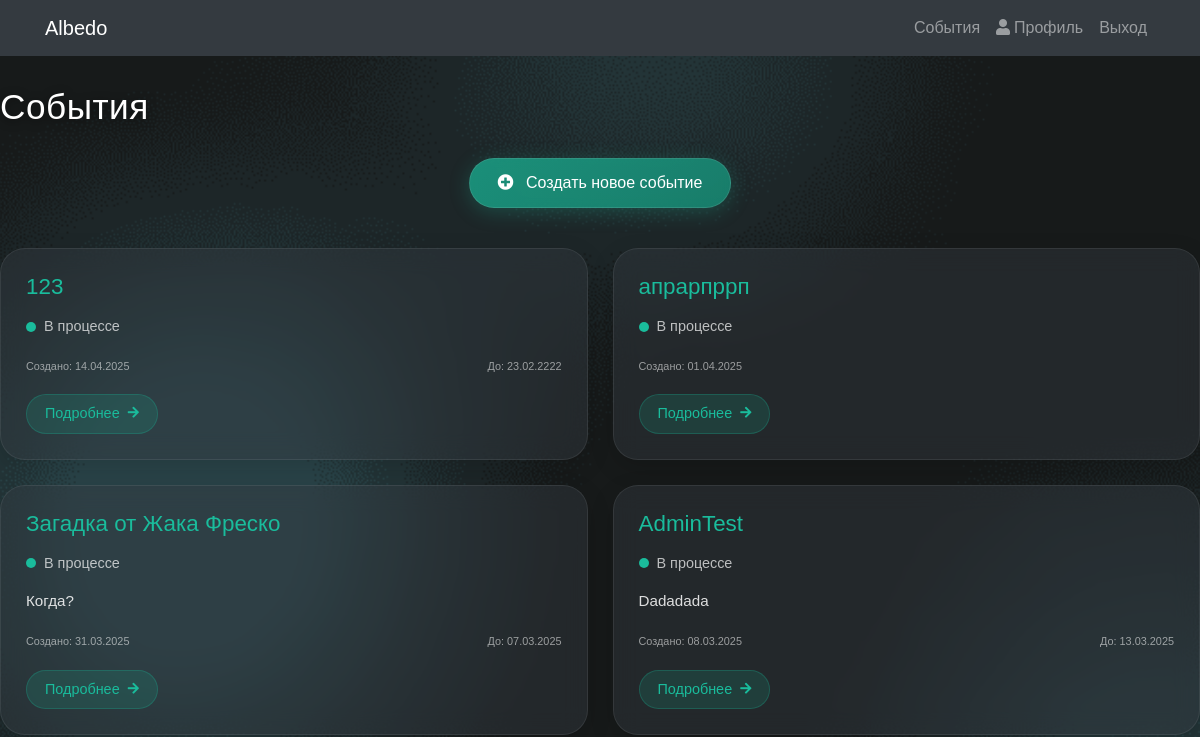
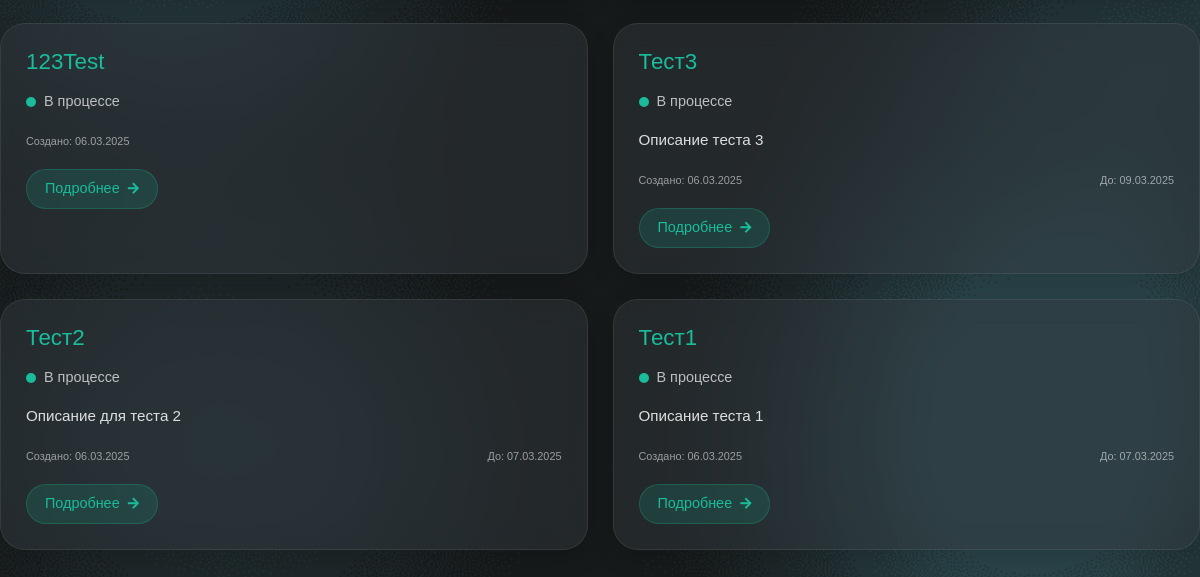
Page /events/ (signed in) on the earlier database version (2 pictures, top to bottom).
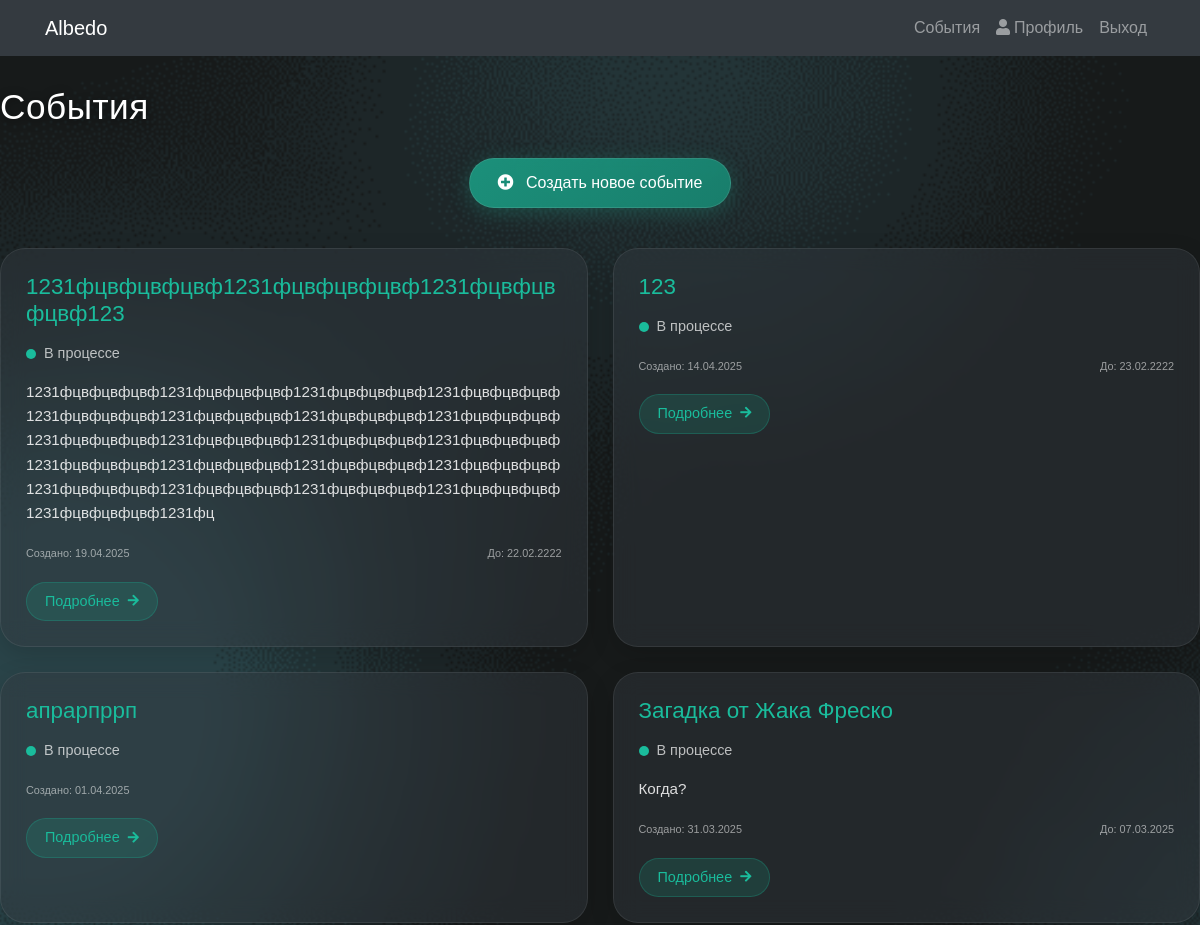
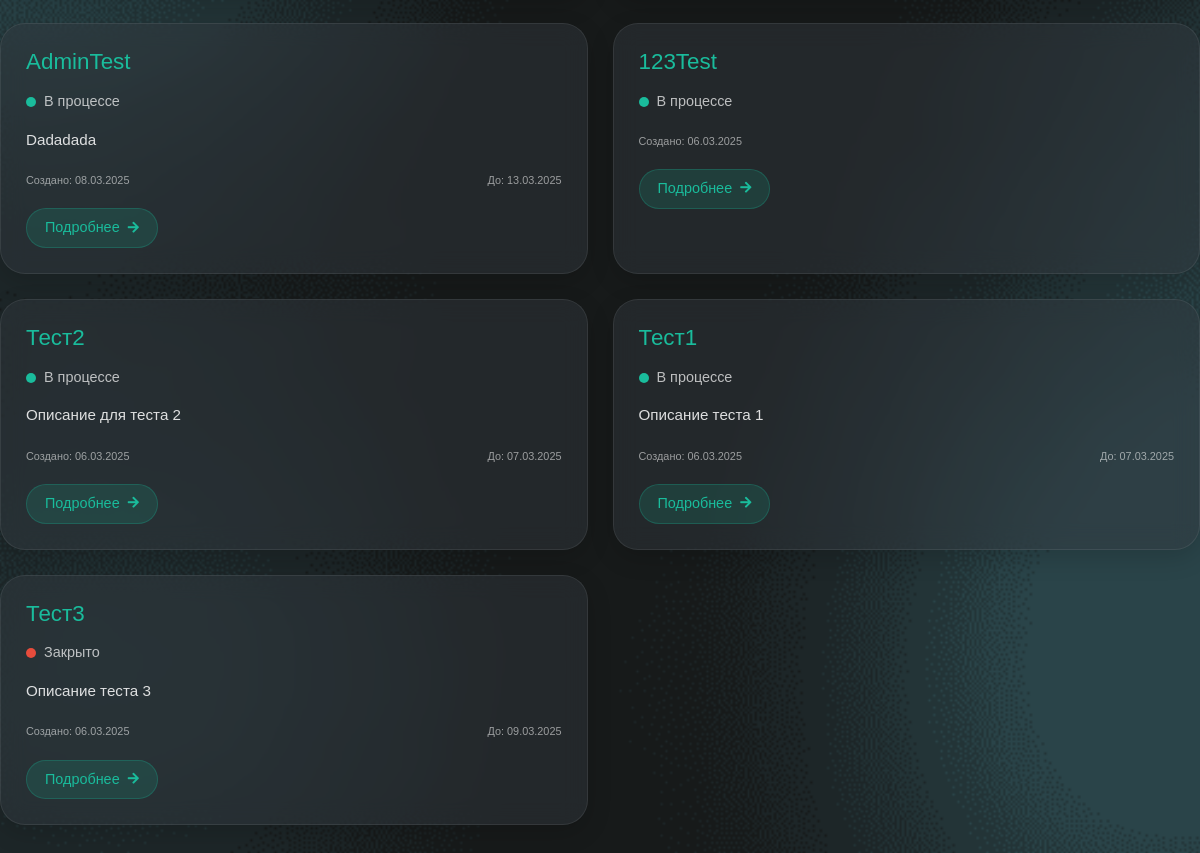
Same page on the later database version (2 pictures, top to bottom).
### albedo/models.py (models this page shows, shortened)
class Event(models.Model):
    STATUS_CHOICES = (
        ('in_progress', 'В процессе'),
        ('closed', 'Закрыто'),
    )
    title = models.CharField(max_length=28, verbose_name="Заголовок")
    description = models.TextField(blank=True, max_length=300, verbose_name="Описание")
    created_at = models.DateTimeField(auto_now_add=True, verbose_name="Дата создания")
    status = models.CharField(
        max_length=11,
        choices=STATUS_CHOICES,
        default='in_progress',
        verbose_name="Статус"
    )
    limit_date = models.DateTimeField(null=True, blank=True, verbose_name="Срок сдачи")
    user = models.ForeignKey(
        User,
        on_delete=models.CASCADE,
        related_name='events',
        verbose_name="Пользователь"
    )
    file = models.ForeignKey(
        File,
        on_delete=models.SET_NULL,
        null=True,
        blank=True,
        related_name='events',
        verbose_name="Файл"
    )
    class Meta:
        verbose_name = "Событие"
        verbose_name_plural = "События"

### albedo/views.py (the view)
# urls.py: path('events/', views.event_list, name='event_list'),
@login_required
def event_list(request):
    events = Event.objects.filter(user__active=True).order_by('-status', '-created_at')
    return render(request, 'albedo/event_list.html', {'events': events})

### albedo/templates/albedo/event_list.html (shortened to what this page needs)
{% extends 'albedo/base.html' %}
{% load static %}
{% block content %}
<div style="padding-top: 30px;">
    <div style="max-width: 1200px; margin: 0 auto 30px auto; display: flex; justify-content: space-between; align-items: center;">
        <h1 style="color: white; font-size: 2.2rem; margin: 0; text-shadow: 0 2px 10px rgba(0,0,0,0.5); font-weight: 300; letter-spacing: 0.5px;">События</h1>
    </div>
    <div style="text-align: center; margin-bottom: 40px;">
        {% if user.is_authenticated and user.active %}
            <a href="{% url 'create_event' %}" style="display: inline-block; background: linear-gradient(135deg, rgba(26, 188, 156, 0.7), rgba(22, 160, 133, 0.7)); color: white; padding: 12px 28px; border-radius: 25px; text-decoration: none; font-size: 1rem; font-weight: 400; transition: all 0.3s ease; box-shadow: 0 4px 20px rgba(26, 188, 156, 0.25); backdrop-filter: blur(5px); border: 1px solid rgba(255,255,255,0.1);">
                <i class="fas fa-plus-circle" style="margin-right: 8px;"></i> Создать новое событие
            </a>
        {% endif %}
    </div>
    <div style="display: grid; grid-template-columns: repeat(auto-fill, minmax(450px, 1fr)); gap: 25px; max-width: 1200px; margin: 0 auto;">
        {% for event in events %}
        <div style="background-color: rgba(52, 58, 64, 0.45); border-radius: 25px; padding: 25px; backdrop-filter: blur(12px); border: 1px solid rgba(255,255,255,0.08); box-shadow: 0 8px 25px rgba(0,0,0,0.15); transition: transform 0.3s ease, box-shadow 0.3s ease;">
            <h3 style="color: #1ABC9C; margin-top: 0; margin-bottom: 15px; font-size: 1.4rem; font-weight: 400; word-break: break-word;">
                {{ event.title }}
            </h3>
            <div style="display: flex; align-items: center; margin-bottom: 15px;">
                <span style="display: inline-block; width: 10px; height: 10px; border-radius: 50%; background-color: {% if event.status == 'in_progress' %}#1ABC9C{% else %}#E74C3C{% endif %}; margin-right: 8px;"></span>
                <p style="color: rgba(255,255,255,0.7); margin: 0; font-size: 0.9rem;">
                    {{ event.get_status_display }}
                </p>
            </div>
            <p style="color: rgba(255,255,255,0.85); margin-bottom: 20px; line-height: 1.6; font-size: 0.95rem; word-break: break-word; overflow-wrap: break-word;">
                {{ event.description|truncatewords:30 }}
            </p>
            <div style="display: flex; justify-content: space-between; margin-bottom: 20px; font-size: 0.85rem;">
                <small style="color: rgba(255,255,255,0.55);">Создано: {{ event.created_at|date:"d.m.Y" }}</small>
                {% if event.limit_date %}
                <small style="color: rgba(255,255,255,0.55);">До: {{ event.limit_date|date:"d.m.Y" }}</small>
                {% endif %}
            </div>
            <a href="{% url 'event_detail' event.id %}" style="display: inline-flex; align-items: center; background-color: rgba(26, 188, 156, 0.15); color: #1ABC9C; padding: 8px 18px; border-radius: 20px; text-decoration: none; border: 1px solid rgba(26, 188, 156, 0.25); transition: all 0.3s ease; font-size: 0.9rem;">
                Подробнее <i class="fas fa-arrow-right" style="margin-left: 8px; font-size: 0.8rem;"></i>
            </a>
        </div>
        {% endfor %}
    </div>
</div>
<link href="https://cdnjs.cloudflare.com/ajax/libs/font-awesome/5.15.4/css/all.min.css" rel="stylesheet">
{% endblock %}

Differences in the rows shown:
added Event: title "1231фцвфцвфцвф1231фцвфцвфцвф1231фцвфцвфцвф123", status "В процессе", description "1231фцвфцвфцвф1231фцвфцвфцвф1231фцвфцвфцвф1231фцвфцвфцвф1231фцвфцвфцвф1231фцвфцвфцвф1231фцвфцвфцвф1231фцвфцвфцвф1231фцвфцвфцвф1231фцвфцвфцвф1231фцвфцвфцвф1231фцвфцвфцвф1231фцвфцвфцвф1231фцвфцвфцвф1231фцвфцвфцвф1231фцвфцвфцвф1231фцвфцвфцвф1231фцвфцвфцвф1231фцвфцвфцвф1231фцвфцвфцвф1231фцвфцвфцвф1231фц", created_at "19.04.2025", limit_date "22.02.2222"
changed Event "Тест3": status "В процессе" → "Закрыто"; moves down the list
